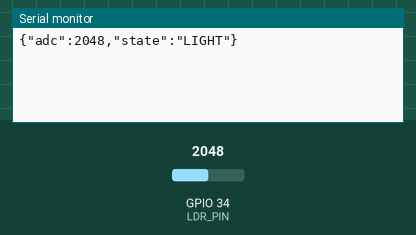
Recording of a sketch running on a simulated ESP32. On the bench: the last lines printed to the serial monitor. Inputs (shaded band) come from the test bench; at power-on: GPIO 34 (LDR_PIN) = 2048. WiFi joins after 1.5 s; servers stay silent unless stated; no MQTT or app messages arrive unless stated.

Above: at 2.7 s.
2.8 s: GPIO 34 (LDR_PIN) set to 1969
At 4.9 s:
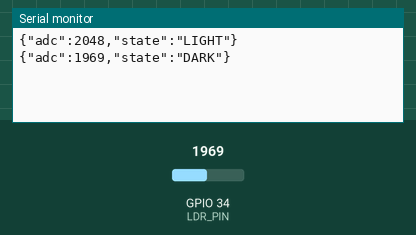
7.0 s: GPIO 34 (LDR_PIN) set to 2040
At 8.0 s:
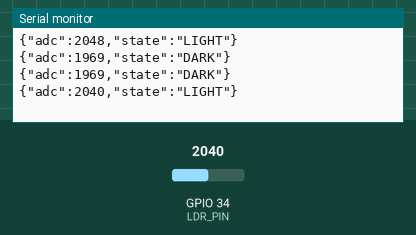

Measured:
- the behaviour switches between 2001 and 2000 on GPIO 34 (LDR_PIN) (found by bisection; images 0 and 1)
- after the input at 2.8 s, the serial monitor: prints a new line after 0.75 s (image 1)
- after the input at 7.0 s, the serial monitor: prints a new line after 0.56 s (image 2)

The sketch:

LDR_SEND.ino
```cpp
#include <WiFi.h>
#include <PubSubClient.h>
#include <ArduinoJson.h>

/* -------- WiFi -------- */
const char* ssid = "YOUR_WIFI_NAME";
const char* password = "YOUR_WIFI_PASSWORD";

/* -------- MQTT -------- */
const char* mqtt_server = "BROKER_IP";
const int mqtt_port = 1883;
const char* topic = "esp32/ldr";

/* -------- LDR -------- */
#define LDR_PIN 34
#define LIGHT_THRESHOLD 2000   // Tune this properly

WiFiClient espClient;
PubSubClient client(espClient);

/* -------- Functions -------- */
void connectWiFi();
void reconnectMQTT();

void setup() {
  Serial.begin(115200);
  pinMode(LDR_PIN, INPUT);

  connectWiFi();
  client.setServer(mqtt_server, mqtt_port);
}

void loop() {
  if (!client.connected()) {
    reconnectMQTT();
  }
  client.loop();

  int adcValue = analogRead(LDR_PIN);

  const char* state = (adcValue > LIGHT_THRESHOLD) ? "LIGHT" : "DARK";

  StaticJsonDocument<100> doc;
  doc["adc"] = adcValue;
  doc["state"] = state;

  char payload[100];
  serializeJson(doc, payload);

  client.publish(topic, payload);

  Serial.println(payload);

  delay(2000);
}

/* -------- WiFi -------- */
void connectWiFi() {
  WiFi.begin(ssid, password);
  while (WiFi.status() != WL_CONNECTED) {
    delay(500);
  }
}

/* -------- MQTT -------- */
void reconnectMQTT() {
  while (!client.connected()) {
    if (client.connect("ESP32_LDR")) {
      // connected
    } else {
      delay(2000);
    }
  }
}
```
